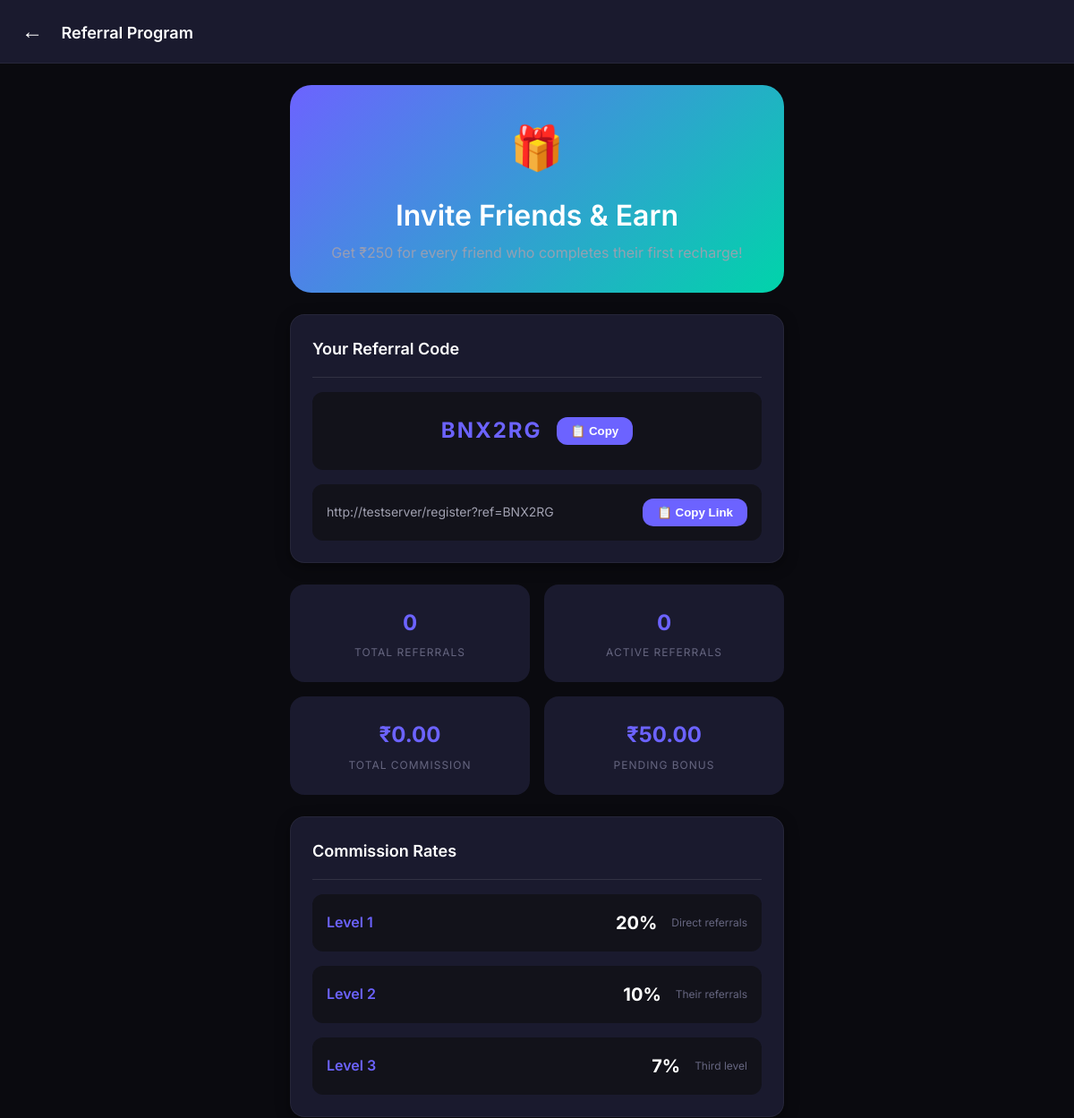
/wallet/referrals/ (signed in, upper part), run on an earlier commit of the app's database.
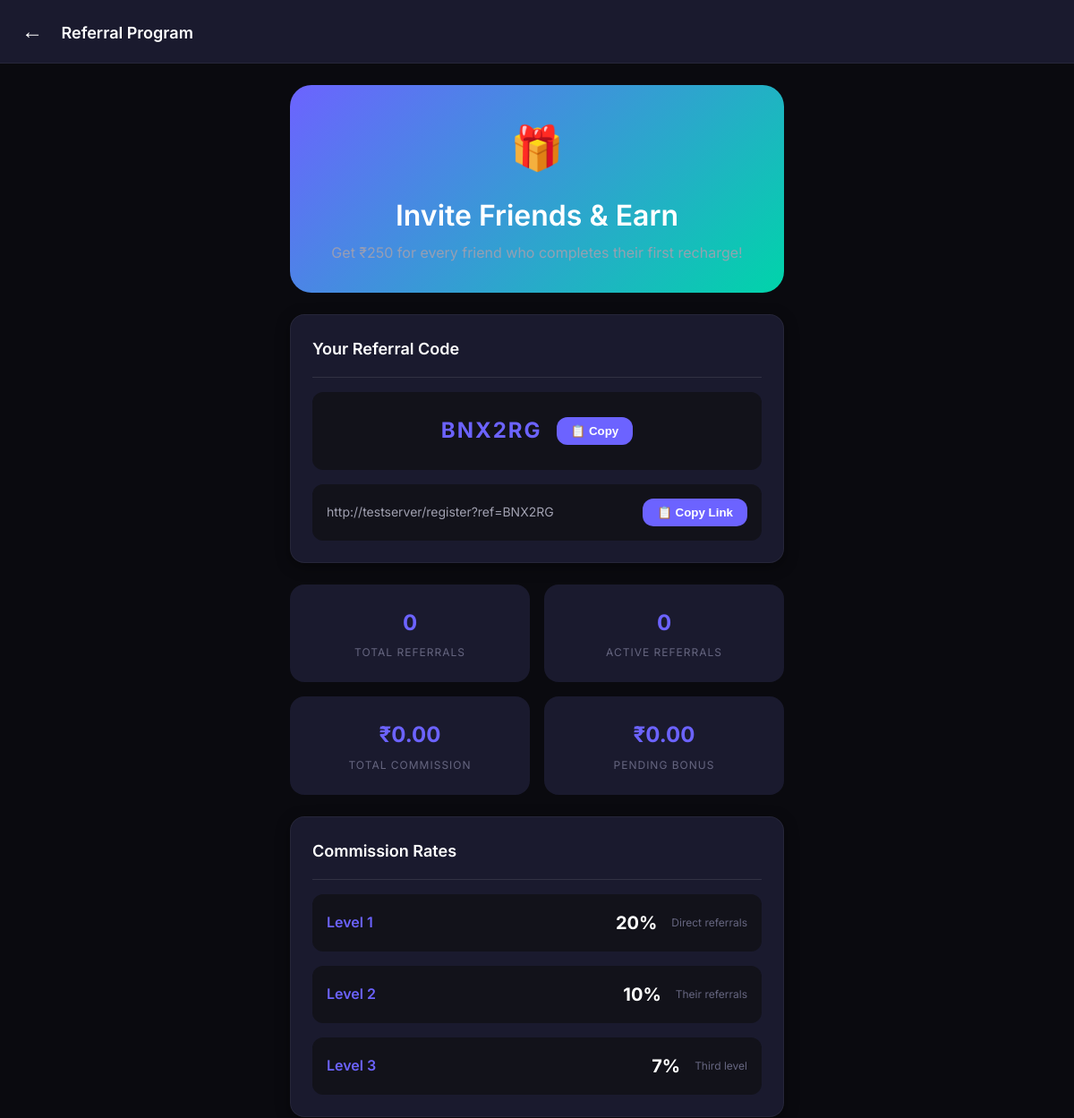
And on a later commit of the database.
### wallet/models.py (models this page shows, shortened)
class Wallet(models.Model):
    user = models.OneToOneField(settings.AUTH_USER_MODEL, on_delete=models.CASCADE, related_name='wallet')
    deposit_balance = models.DecimalField(max_digits=12, decimal_places=2, default=Decimal('0.00'))
    winning_balance = models.DecimalField(max_digits=12, decimal_places=2, default=Decimal('0.00'))
    bonus_balance = models.DecimalField(max_digits=12, decimal_places=2, default=Decimal('0.00'))
    created_at = models.DateTimeField(auto_now_add=True)
    updated_at = models.DateTimeField(auto_now=True)
    class Meta:
        verbose_name_plural = 'Wallets'

### wallet/views.py (the view, shortened to what this page needs)
# urls.py: path('referrals/', views.referral_dashboard, name='referral_dashboard'),
@login_required
def referral_dashboard(request):
    referral_code = request.user.referral_code
    referral_link = f"{request.scheme}://{request.get_host()}/register?ref={referral_code}"
    total_referrals = request.user.referred_users.count()
    active_referrals = 0
    for referred_user in request.user.referred_users.all():
        if Recharge.objects.filter(user=referred_user, status='approved').exists():
            active_referrals += 1
    total_commission = ReferralCommission.objects.filter(
        referrer=request.user
    ).aggregate(total=Sum('amount'))['total'] or 0
    try:
        wallet_obj = Wallet.objects.get(user=request.user)
        pending_bonus = wallet_obj.bonus_balance
    except Wallet.DoesNotExist:
        pending_bonus = 0
    referral_list = []
    context = {
        'referral_code': referral_code,
        'referral_link': referral_link,
        'stats': {
            'total_referrals': total_referrals,
            'active_referrals': active_referrals,
            'total_commission': total_commission,
            'pending_bonus': pending_bonus,
        },
        'referral_list': referral_list,
        'commission_rates': {
            'level_1': '20%',
            'level_2': '10%',
            'level_3': '7%',
        },
    }
    return render(request, 'wallet/referral_dashboard.html', context)

### core/context_processors.py (called while the page is built)
def site_settings(request):
    return {
        'SITE_NAME': 'Color Prediction',
        'SITE_SETTING': {
            'admin_upi': getattr(settings, 'ADMIN_UPI', 'Not configured'),
            'admin_qr': getattr(settings, 'ADMIN_QR', ''),
        },
        'GAME_SETTINGS': settings.GAME_SETTINGS,
    }

### templates/wallet/referral_dashboard.html (shortened to what this page needs)
{% extends 'base/base.html' %}
{% load static %}
{% block content %}
<div class="app-container">
    <header class="app-header">
        <div class="header-left">
            <a href="{% url 'wallet' %}" class="back-btn">←</a>
            <span class="page-title">Referral Program</span>
        </div>
    </header>
    <main class="main-content">
        <div class="referral-banner">
            <div class="banner-icon">🎁</div>
            <h2>Invite Friends & Earn</h2>
            <p>Get ₹250 for every friend who completes their first recharge!</p>
        </div>
        <div class="card">
            <div class="card-header">
                <span class="card-title">Your Referral Code</span>
            </div>
            <div class="referral-code-display">
                <span class="code">{{ referral_code }}</span>
                <button class="copy-btn" onclick="copyReferralCode()">📋 Copy</button>
            </div>
            <div class="referral-link">
                <span class="link-text">{{ referral_link }}</span>
                <button class="copy-btn" onclick="copyReferralLink()">📋 Copy Link</button>
            </div>
        </div>
        <div class="stats-grid mt-3">
            <div class="stat-card">
                <div class="stat-value">{{ stats.total_referrals }}</div>
                <div class="stat-label">Total Referrals</div>
            </div>
            <div class="stat-card">
                <div class="stat-value">{{ stats.active_referrals }}</div>
                <div class="stat-label">Active Referrals</div>
            </div>
            <div class="stat-card">
                <div class="stat-value">₹{{ stats.total_commission|default:"0.00" }}</div>
                <div class="stat-label">Total Commission</div>
            </div>
            <div class="stat-card">
                <div class="stat-value">₹{{ stats.pending_bonus|default:"0.00" }}</div>
                <div class="stat-label">Pending Bonus</div>
            </div>
        </div>
        <div class="card mt-3">
            <div class="card-header">
                <span class="card-title">Commission Rates</span>
            </div>
            <div class="commission-rates">
                <div class="rate-item">
                    <span class="rate-level">Level 1</span>
                    <span class="rate-value">20%</span>
                    <span class="rate-desc">Direct referrals</span>
                </div>
                <div class="rate-item">
                    <span class="rate-level">Level 2</span>
                    <span class="rate-value">10%</span>
                    <span class="rate-desc">Their referrals</span>
                </div>
                <div class="rate-item">
                    <span class="rate-level">Level 3</span>
                    <span class="rate-value">7%</span>
                    <span class="rate-desc">Third level</span>
                </div>
            </div>
        </div>
    </main>
</div>
{% endblock %}

What changed in the data, as far as the page shows it:
changed Wallet: pending_bonus "50.00" → "0.00"
